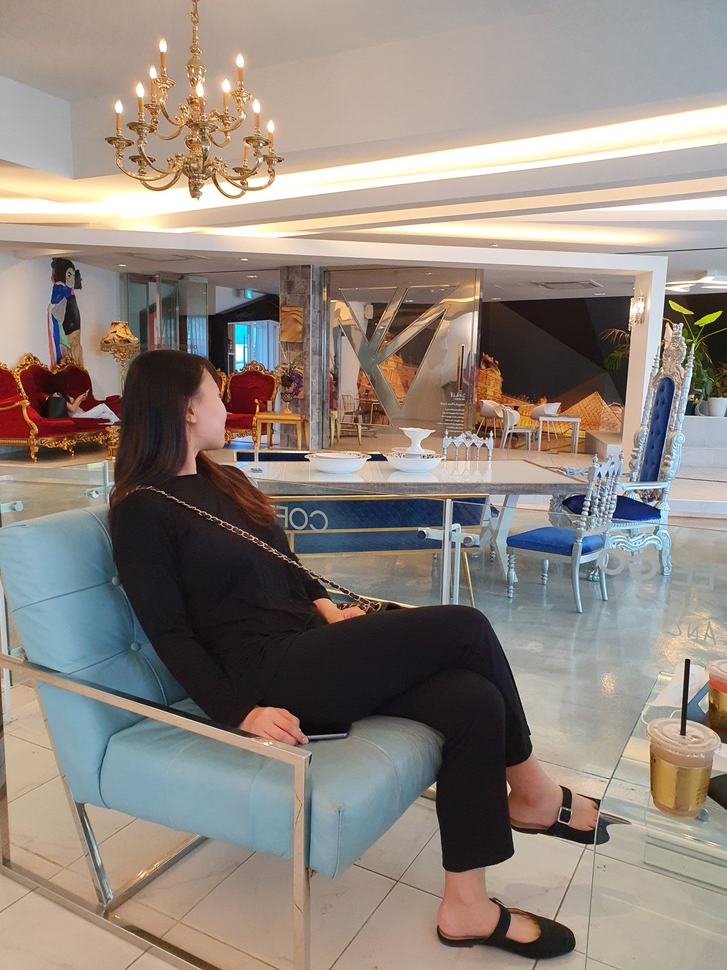
//> input picture OpenCV/pic.jpg, 727 x 970 px, shrunk from 3024 x 4032 before the run, given in place of the camera
$ ./Example3   (built with g++ and OpenCV 4)
//> lines starting //> are read from the running program, lines starting //| are printed output that depends on the picture; after the words box and inside, x2 and y2 are one past the last pixel; in counts of white or black regions, pixels touching at a corner belong together
#include <opencv2/core.hpp>
#include <opencv2/imgproc.hpp>
#include <opencv2/videoio.hpp>
#include <opencv2/highgui.hpp>
#include <iostream>

using namespace cv;
using namespace std;

// 트랙바 생성시 요구하는 콜백 함수 정의
void dummy(int, void*)
{

}

int threshold1 = 30;// saturation, value 값은 30
// RGB 색 공간으로는 색의 범위에 따라서 구분을 하기가 힘듬. HVS는 원하는 색을 검출하기 위해 많이 사용되는 색 공간 중 하나
// 채도는 색상의 진함(H, 0~255), 명도는 색상이 밝은 정도를 의미(V)하고 값이 작아질수록 어두위짐,
Vec3b lower_blue1, upper_blue1, lower_blue2, upper_blue2, lower_blue3, upper_blue3;
Mat img_color;


// 마우스 클릭시 호출되는 콜백 함수
// 클릭한 P3 좌표를 받아서 셀값을 받아옴
void mouse_callback(int event, int x, int y, int flags, void* param)
{
	// 마우스 좌클릭을 하는 것으로 이벤트를 정함
	if (event == EVENT_LBUTTONDOWN)
	{
		// 클릭한 위치에 있는 픽셀의 값을 읽어옴
		Vec3b color_pixel = img_color.at<Vec3b>(y, x);

		// 한 픽셀로 구성된 이미지로 변경함
		Mat bgr_color = Mat(1, 1, CV_8UC3, color_pixel);


		//cvt 컬러 함수를 이용하여 이미지를 비주얼 색 공간에서 HVS 색공간으로 변환함
		Mat hsv_color;
		cvtColor(bgr_color, hsv_color, COLOR_BGR2HSV);

		// hue 값을 정수 변수에 대입
		int hue = hsv_color.at<Vec3b>(0, 0)[0];
		int saturation = hsv_color.at<Vec3b>(0, 0)[1];
		int value = hsv_color.at<Vec3b>(0, 0)[2];

		cout << "hue = " << hue << endl;
		cout << "saturation = " << saturation << endl;
		cout << "value = " << value << endl;

		// 마우스 클릭한 위치에 픽셀에서 얻은 값과 유사한 색상을 추출하기 위해 범위를 정해야 함
		if (hue < 10)
		{
			// 앞에서 구한 6개의 값에 +-10 하여 범위를 조정함
			cout << "case 1" << endl;
			lower_blue1 = Vec3b(hue - 10 + 180, threshold1, threshold1);
			upper_blue1 = Vec3b(180, 255, 255);
			lower_blue2 = Vec3b(0, threshold1, threshold1);
			upper_blue2 = Vec3b(hue, 255, 255);
			lower_blue3 = Vec3b(hue, threshold1, threshold1);
			upper_blue3 = Vec3b(hue + 10, 255, 255);
		}
		else if (hue > 170)
		{
			cout << "case 2" << endl;
			lower_blue1 = Vec3b(hue, threshold1, threshold1);
			upper_blue1 = Vec3b(180, 255, 255);
			lower_blue2 = Vec3b(0, threshold1, threshold1);
			upper_blue2 = Vec3b(hue + 10 - 180, 255, 255);
			lower_blue3 = Vec3b(hue - 10, threshold1, threshold1);
			upper_blue3 = Vec3b(hue, 255, 255);
		}
		else
		{
			cout << "case 3" << endl;
			lower_blue1 = Vec3b(hue, threshold1, threshold1);
			upper_blue1 = Vec3b(hue + 10, 255, 255);
			lower_blue2 = Vec3b(hue - 10, threshold1, threshold1);
			upper_blue2 = Vec3b(hue, 255, 255);
			lower_blue3 = Vec3b(hue - 10, threshold1, threshold1);
			upper_blue3 = Vec3b(hue, 255, 255);
		}

		cout << "hue = " << hue << endl;
		cout << "#1 = " << lower_blue1 << "~" << upper_blue1 << endl;
		cout << "#2 = " << lower_blue2 << "~" << upper_blue2 << endl;
		cout << "#3 = " << lower_blue3 << "~" << upper_blue3 << endl;
	}
}


int main()
{
	// 윈도우 등록
	namedWindow("img_color");
	// 윈도우에 마우스 콜백 함수를 등록
	setMouseCallback("img_color", mouse_callback);
	// 트렉바를 변수 threshold1에 연결하여 생성(최대 255), 초기값은 30
	createTrackbar("threshold", "img_color", &threshold1, 255, dummy);
	setTrackbarPos("threshold", "img_color", 30);


	Mat img_hsv;

	// 카메라에서 이미지를 가져올 수 있도록 비디오 캡쳐 색 개체 생성
	VideoCapture cap(0);
	if (!cap.isOpened()) {

		cout << "카메라를 열 수 없습니다." << endl;
		return -1;
	}


	while (1)
	{
		// 비디오 캡쳐 객체 리드 함수를 사용하여 카메라로부터 이미지를 가져옴
		cap.read(img_color);
//> img_color is the input picture: 970 rows x 727 cols, CV_8UC3; mean B, G, R 126.1, 134.1, 144.3

		// 트랙바 이동 시 파킹 값을 가져옴, 마우스 클릭 시 콜백 함수에서 범위가 업데이트 되어 사용됨
		threshold1 = getTrackbarPos("threshold", "img_color");

		// 이미지를 비주얼 색 공간에서 HVS 색 공간으로 변환
		cvtColor(img_color, img_hsv, COLOR_BGR2HSV);
//> img_hsv: 970 rows x 727 cols, CV_8UC3; mean H, S, V 49, 57.5, 150.8


		// 마우스 클릭 시 생성되는 범위를 가지고 HVS 이미지에서 마스크 이미지 생성
		Mat img_mask1, img_mask2, img_mask3, img_mask;
		// inRange 함수는 이미지 내에 있는 픽셀을 흰색으로 그 외의 픽셀을 검정색으로 만듬(=바이너리 이미지)
		inRange(img_hsv, lower_blue1, upper_blue1, img_mask1);
//> img_mask1: 970 rows x 727 cols, CV_8UC1; every value is 0
//> `bitwise_and(img_color, img_color, img_result, img_mask);`: img_result: 970 rows x 727 cols, CV_8UC3; every value is 0
//> the left mouse button is pressed and released at (363, 485)
//> in mouse_callback, `Vec3b color_pixel = img_color.at<Vec3b>(y, x);`: color_pixel = [119, 120, 130]
//> in mouse_callback, `Mat bgr_color = Mat(1, 1, CV_8UC3, color_pixel);`: bgr_color = [[119, 120, 130]]
//> in mouse_callback, `cvtColor(bgr_color, hsv_color, COLOR_BGR2HSV);`: hsv_color = [[3, 22, 130]]
//> in mouse_callback, `int hue = hsv_color.at<Vec3b>(0, 0)[0];`: hue = 3
//> in mouse_callback, `int saturation = hsv_color.at<Vec3b>(0, 0)[1];`: saturation = 22
//> in mouse_callback, `int value = hsv_color.at<Vec3b>(0, 0)[2];`: value = 130
//| hue = 3
//| saturation = 22
//| value = 130
//> in mouse_callback, `lower_blue1 = Vec3b(hue - 10 + 180, threshold1, threshold1);`: lower_blue1 = [173, 30, 30]
//> in mouse_callback, `upper_blue2 = Vec3b(hue, 255, 255);`: upper_blue2 = [3, 255, 255]
//> in mouse_callback, `lower_blue3 = Vec3b(hue, threshold1, threshold1);`: lower_blue3 = [3, 30, 30]
//> in mouse_callback, `upper_blue3 = Vec3b(hue + 10, 255, 255);`: upper_blue3 = [13, 255, 255]
//| hue = 3
//| #1 = [173, 30, 30]~[180, 255, 255]
//| #2 = [0, 30, 30]~[3, 255, 255]
//| #3 = [3, 30, 30]~[13, 255, 255]
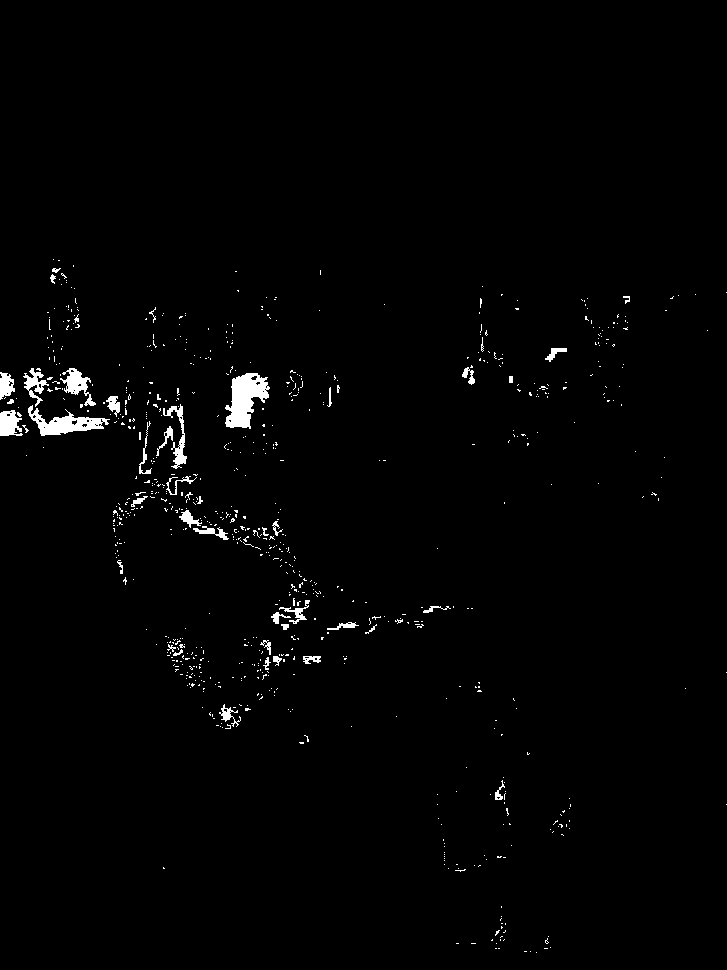
//> img_mask1: 970 rows x 727 cols, CV_8UC1; 1.3% white; 776 white regions (733 under 20 px), largest, box (x1, y1, x2, y2) and area: (225, 373, 270, 429) 1464, (28, 405, 110, 436) 1020, (60, 368, 96, 406) 517
		inRange(img_hsv, lower_blue2, upper_blue2, img_mask2);
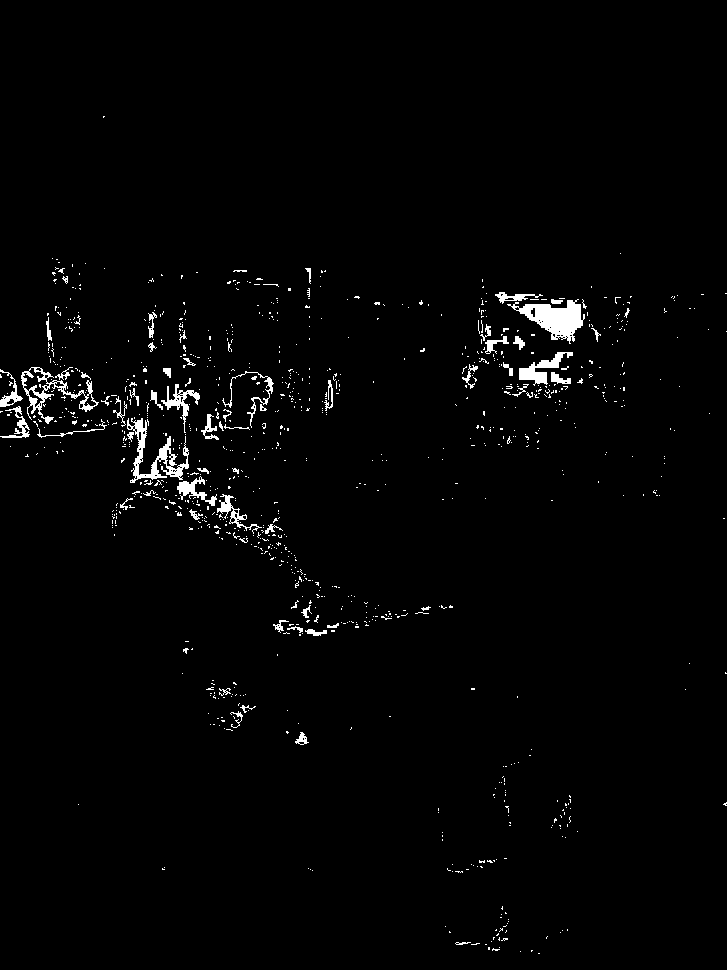
//> img_mask2: 970 rows x 727 cols, CV_8UC1; 1.8% white; 997 white regions (932 under 20 px), largest, box (x1, y1, x2, y2) and area: (507, 299, 585, 344) 1548, (127, 418, 189, 483) 1151, (21, 367, 99, 424) 897
		inRange(img_hsv, lower_blue3, upper_blue3, img_mask3);
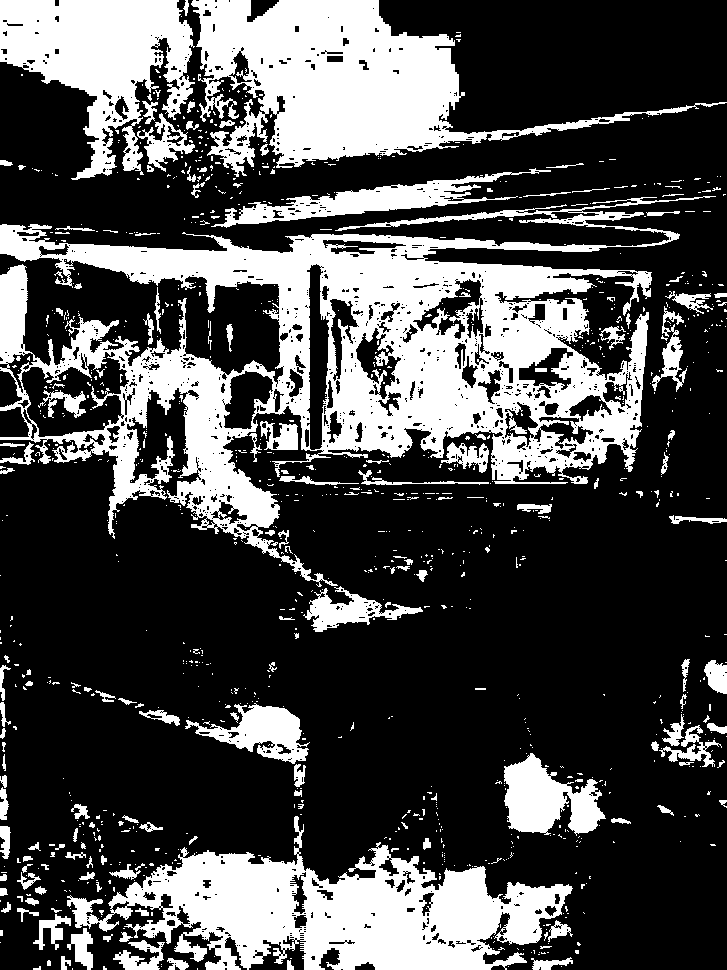
//> img_mask3: 970 rows x 727 cols, CV_8UC1; 29.9% white; 1047 white regions (881 under 20 px), largest, box (x1, y1, x2, y2) and area: (0, 196, 716, 587) 86685, (67, 816, 573, 970) 34924, (191, 0, 727, 177) 33887
		img_mask = img_mask1 | img_mask2 | img_mask3;
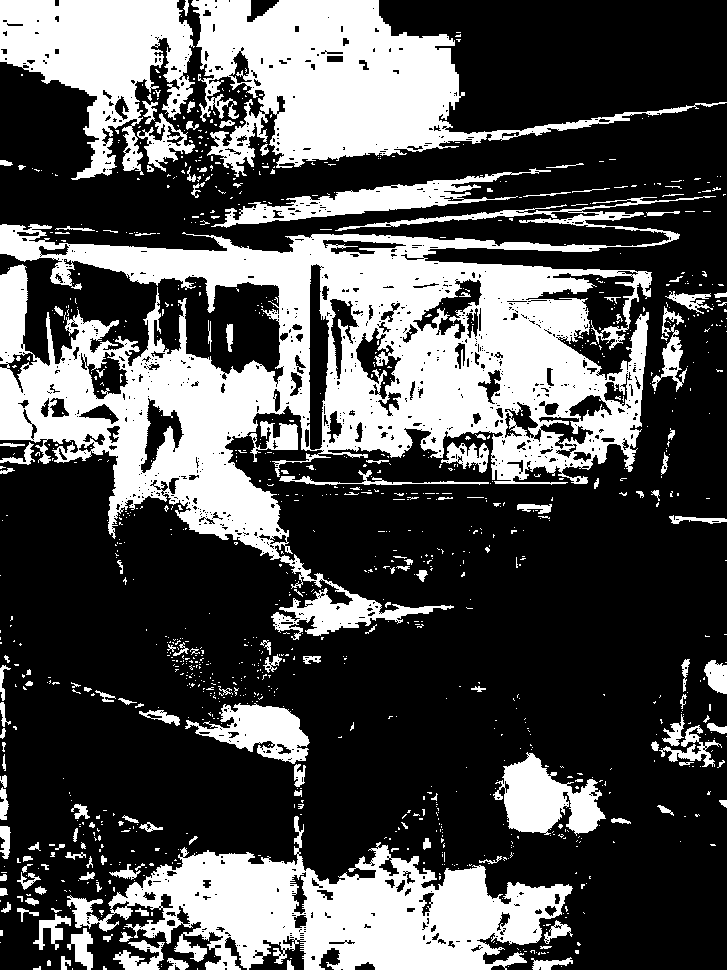
//> img_mask: 970 rows x 727 cols, CV_8UC1; 32.3% white; 1119 white regions (959 under 20 px), largest, box (x1, y1, x2, y2) and area: (0, 196, 716, 640) 105722, (67, 816, 573, 970) 35105, (191, 0, 727, 177) 33887


		Mat img_result;
		// 마스크 이미지와 원본 이미지를 &연산하여 마스크 이미지에서 흰색으로 표현되는 부분만 원본이미지에서 당겨줌
		bitwise_and(img_color, img_color, img_result, img_mask);
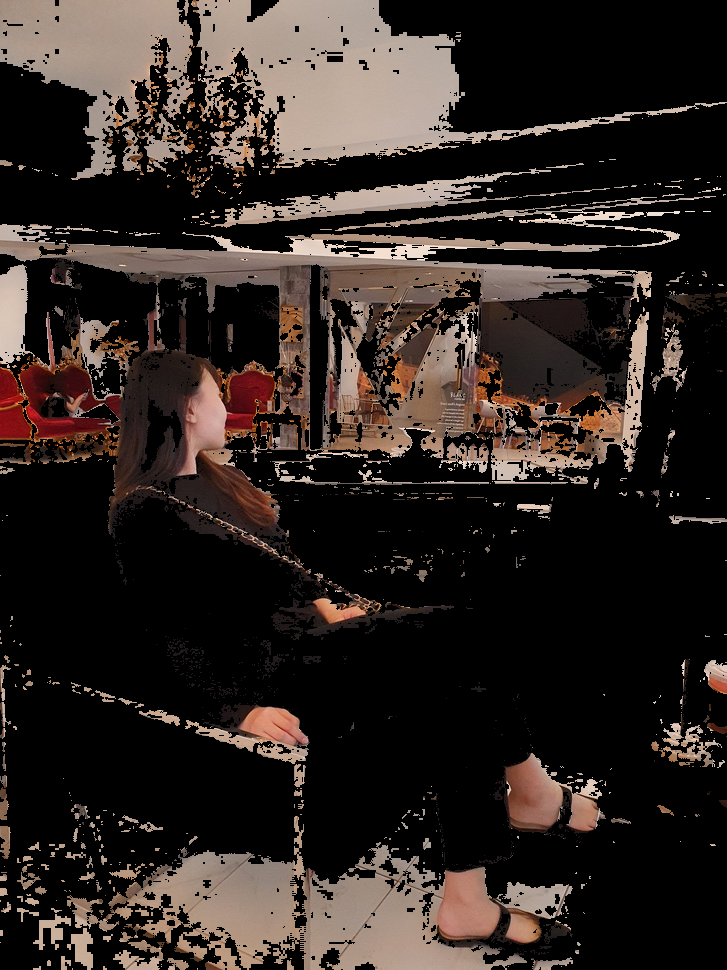
//> img_result: 970 rows x 727 cols, CV_8UC3; mean B, G, R 34.7, 39, 47.6

		imshow("img_color", img_color);
		imshow("img_mask", img_mask);
		imshow("img_result", img_result);

		if (waitKey(1) > 0)
//> the Esc key is pressed
			break;
	}


	return 0;
}

$ run again, on OpenCV/unnamed.jpg
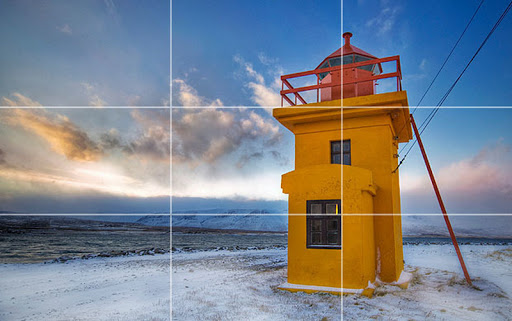
//> input picture OpenCV/unnamed.jpg, 512 x 321 px, given in place of the camera
//> img_color is the input picture: 321 rows x 512 cols, CV_8UC3; mean B, G, R 143, 132.6, 125.4
//> img_hsv: 321 rows x 512 cols, CV_8UC3; mean H, S, V 86.2, 104.5, 167.7
//> `inRange(img_hsv, lower_blue1, upper_blue1, img_mask1);`:
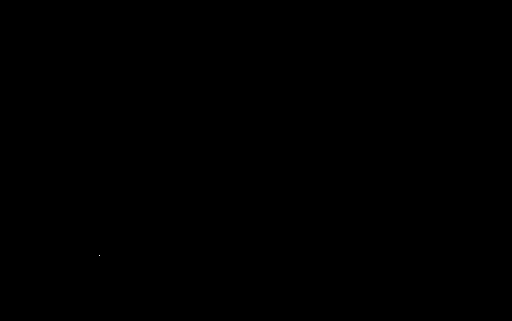
//> img_mask1: 321 rows x 512 cols, CV_8UC1; 0% white in thin lines or dots, all inside (x1, y1, x2, y2) = (99, 255, 100, 256)
//> img_result: 321 rows x 512 cols, CV_8UC3; every value is 0
//> color_pixel = [193, 173, 148]
//> bgr_color = [[193, 173, 148]]
//> hsv_color = [[103, 59, 193]]
//> hue = 103
//> saturation = 59
//> value = 193
//| hue = 103
//| saturation = 59
//| value = 193
//> lower_blue1 = [103, 30, 30]
//> upper_blue1 = [113, 255, 255]
//> lower_blue2 = [93, 30, 30]
//> upper_blue2 = [103, 255, 255]
//> lower_blue3 = [93, 30, 30]
//> upper_blue3 = [103, 255, 255]
//| hue = 103
//| #1 = [103, 30, 30]~[113, 255, 255]
//| #2 = [93, 30, 30]~[103, 255, 255]
//| #3 = [93, 30, 30]~[103, 255, 255]
//> img_mask1: 321 rows x 512 cols, CV_8UC1; 58.9% white; 501 black regions (460 under 20 px), largest, box (x1, y1, x2, y2) and area: (0, 31, 512, 321) 62303, (0, 243, 92, 264) 834, (140, 226, 286, 236) 462
//> img_mask2: 321 rows x 512 cols, CV_8UC1; 5.2% white; 777 white regions (740 under 20 px), largest, box (x1, y1, x2, y2) and area: (420, 101, 512, 160) 2278, (242, 155, 294, 174) 459, (0, 73, 32, 97) 452
//> img_mask: 321 rows x 512 cols, CV_8UC1; 60.7% white; 272 black regions (236 under 20 px), largest, box (x1, y1, x2, y2) and area: (0, 32, 512, 320) 60614, (0, 244, 73, 263) 582, (140, 226, 286, 235) 449
//> `bitwise_and(img_color, img_color, img_result, img_mask);`:
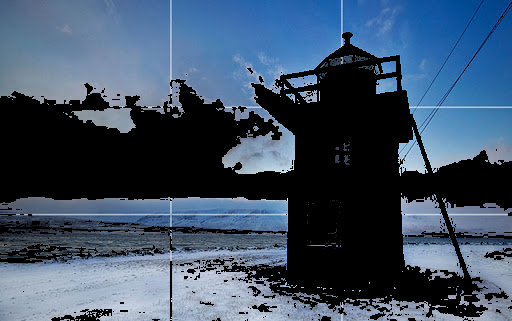
//> img_result: 321 rows x 512 cols, CV_8UC3; mean B, G, R 102, 80.3, 61.3
